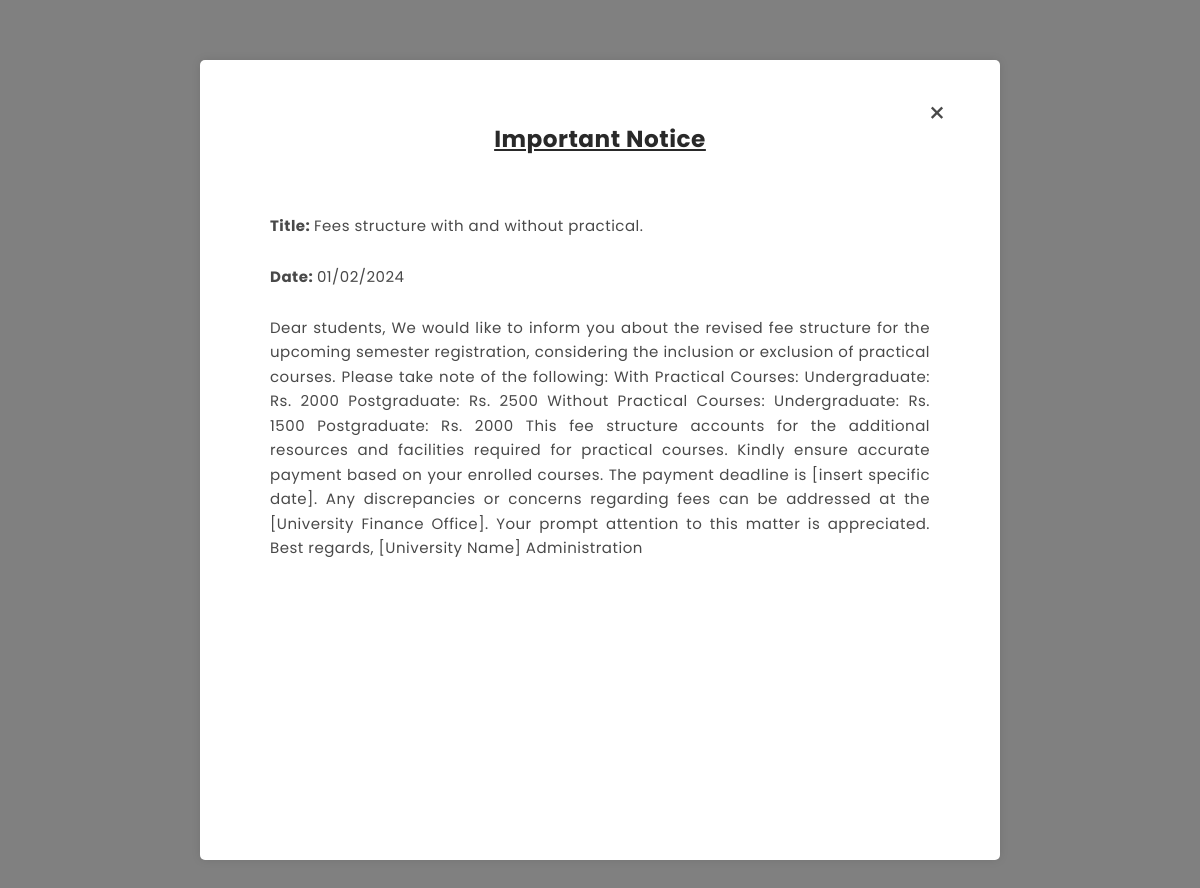
Screenshot of /view_notice.php?nid=2 with the database file from the repository.
### tables this page shows
CREATE TABLE `notice` (
  `id` int(11) NOT NULL,
  `title` text NOT NULL,
  `des` longtext NOT NULL,
  `date` varchar(225) NOT NULL,
  `time` time NOT NULL
);

### show_notices.php (called while the page is built, shortened)
<?php
    include 'db/db_connect.php';
    $sql = "SELECT `id`, `title`, `des`, `date` FROM `Notice`;";
    $stmt = mysqli_prepare($conn, $sql);
    if (!mysqli_stmt_execute($stmt)) {
        mysqli_stmt_error($stmt);
    } else {
        $result = mysqli_stmt_get_result($stmt);
    }

### view_notice.php (the view, shortened to what this page needs)
<?php
include 'show_notices.php';
?>
<!DOCTYPE html>
<html lang="en">
<head>
    <link rel="stylesheet" href="css/bootstrap.css" media="screen" >
    <link rel="stylesheet" href="css/font-awsome.css">
    <link rel="stylesheet" href="css/dashboard.css">
</head>
<body class="top-navbar-fixed" style="background-color: grey;">
    <div class="container" style="padding-top: 30px; position: relative;">
        <a href="home.php"><button type="button" class="close-button" style="position: absolute; top: 30px; right: 5px; background: none; border: none; font-size: 28px; cursor: pointer;">&times;</button></a>
        <div class="notice" >
            <h3><u><b>Important Notice</b></u></h3>
            <?php
                $notice_id = $_GET['nid'];
                while ($row = mysqli_fetch_assoc($result)) {
                    if ($row['id'] == $notice_id) { ?>
                        <p class="notice-title" style="padding-left: 50px; font-size: 15px;"><b>Title: </b><span><?php echo htmlentities($row["title"]); ?></span></p>
                        <p class="notice-date" style="padding-left: 50px; font-size: 15px;"><b>Date: </b><span><?php echo htmlentities(date('d/m/Y', strtotime($row['date']))); ?></span></p>
                        <p style="padding-left: 50px; font-size: 15px; padding-right: 50px; text-align: justify;"><?php echo htmlentities($row["des"]); ?></p>
                        <?php
                    }
                }
            ?>
        </div>
    </div>
</body>
</html>

### view_notice.php (style rules this page uses)
.container { background-color: #fff; height: 800px; width: 800px; max-height: 100%; padding: 20px; margin-top: 5%; margin-bottom: 5%; border-radius: 5px; box-shadow: 0 0 10px rgba(0, 0, 0, 0.1); }
h3 { text-align: center; padding-bottom: 50px; }

### rows the page displays
notice: title "Fees structure with and without practical.", date "01/02/2024", des "Dear students, We would like to inform you about the revised fee structure for the upcoming semester registration, considering the inclusion or exclusion of practical courses. Please take note of the following: With Practical Courses: Undergraduate: Rs. 2000 Postgraduate: Rs. 2500 Without Practical Courses: Undergraduate: Rs. 1500 Postgraduate: Rs. 2000 This fee structure accounts for the additional resources and facilities required for practical courses. Kindly ensure accurate payment based on your enrolled courses. The payment deadline is [insert specific date]. Any discrepancies or concerns regarding fees can be addressed at the [University Finance Office]. Your prompt attention to this…"
